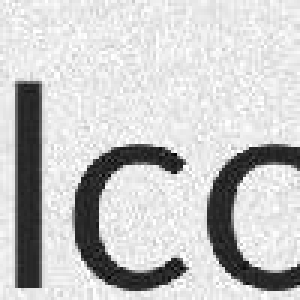
#> input picture Dataset/Lato/Alcoa_70.jpg, 100 x 100 px, given as the content of the folder font_patch/, which was not available (shown 3 times larger)
$ jupyter execute --allow-errors 'Font_Rec(DeepFont).ipynb'   (shell and % lines are left out)   (older library calls are emulated)   (text cells are left out)
#> lines starting #> are read from the running program, lines starting #| are printed output that depends on the picture; pictures that were not available may be replaced by others from this repository, and a replacement may not be noted
[cell 1]
from matplotlib.pyplot import imshow
import matplotlib.cm as cm
import matplotlib.pylab as plt
from keras.preprocessing.image import ImageDataGenerator
import numpy as np
import PIL
from PIL import ImageFilter
import cv2
import itertools
import random
import keras
import imutils
from imutils import paths
import os
from keras import optimizers
from keras.preprocessing.image import img_to_array
from sklearn.model_selection import train_test_split
from tensorflow.keras.utils import to_categorical
from keras import callbacks
from keras.models import Sequential
from tensorflow.keras.layers import BatchNormalization
from keras.layers import Dense, Dropout, Flatten
from keras.layers import Conv2D, MaxPooling2D , UpSampling2D ,Conv2DTranspose
from keras import backend as K

[cell 2]
def pil_image(img_path):
    pil_im =PIL.Image.open(img_path).convert('L')
    pil_im=pil_im.resize((105,105))
    #imshow(np.asarray(pil_im))
    return pil_im

[cell 3]
# [11 lines left out: function noise_image, not called in this run]

[cell 4]
# [6 lines left out: function blur_image, not called in this run]

[cell 5]
# [15 lines left out: function affine_rotation, not called in this run]

[cell 6]
# [5 lines left out: function gradient_fill, not called in this run]

[cell 7]
data_path = "font_patch/"
data=[]
labels=[]
imagePaths = sorted(list(paths.list_images(data_path)))
random.seed(42)
random.shuffle(imagePaths)

[cell 8]
def conv_label(label):
    if label == 'font_patch/Lato':
        return 0
    elif label == 'font_patch/Raleway':
        return 1
    elif label == 'font_patch/Roboto':
        return 2
    elif label == 'font_patch/Sansation':
        return 3
    elif label == 'font_patch/Walkway':
        return 4

[cell 9]
augument=["blur","noise","affine","gradient"]
a=itertools.combinations(augument, 4)

for i in list(a):
    print(list(i))

[cell 10]
counter=0
#> (the rest of this cell did not finish here and is left out)

    pil_img = pil_image(imagePath)
#> in pil_image, `pil_im=pil_im.resize((105,105))`:
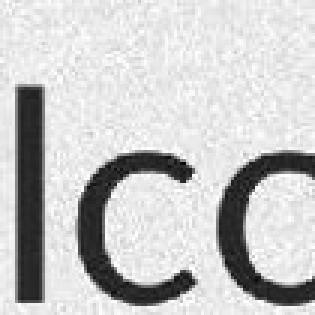
#> pil_im: PIL image 105x105 L (shown 3 times larger); min 5, max 255, mean 198.5
    #imshow(pil_img)

    # Adding original image
    org_img = img_to_array(pil_img)
    #print(org_img.shape)
    data.append(org_img)
    labels.append(label)

    augument=["noise","blur","affine","gradient"]
    for l in range(0,len(augument)):

        a=itertools.combinations(augument, l+1)

        for i in list(a):
            combinations=list(i)
            print(len(combinations))
            temp_img = pil_img
            for j in combinations:

                if j == 'noise':
                    # Adding Noise image
                    temp_img = noise_image(temp_img)

                elif j == 'blur':
                    # Adding Blur image
                    temp_img = blur_image(temp_img)
                    #imshow(blur_img)


                elif j == 'affine':
                    open_cv_affine = np.array(pil_img)
                    # Adding affine rotation image
                    temp_img = affine_rotation(open_cv_affine)

                elif j == 'gradient':
                    open_cv_gradient = np.array(pil_img)
                    # Adding gradient image
                    temp_img = gradient_fill(open_cv_gradient)

            temp_img = img_to_array(temp_img)
            data.append(temp_img)
            labels.append(label)

[cell 11]
data = np.asarray(data, dtype="float") / 255.0
labels = np.array(labels)
print("Success")
# partition the data into training and testing splits using 75% of
# the data for training and the remaining 25% for testing
#> (the rest of this cell did not finish here and is left out)

#> (a cell that did not finish here is left out)

#> (a cell that did not finish here is left out)

[cell 14]
K.set_image_data_format('channels_last')
#> (this line was passed over: keras is not available in this run)

#> (a cell that did not finish here is left out)

[cell 16]
import tensorflow as tf
batch_size = 128
epochs = 50
#> (the rest of this cell did not finish here and is left out)

#> (a cell that did not finish here is left out)

#> (a cell that did not finish here is left out)

#> (a cell that did not finish here is left out)

[cell 20]
from keras.models import load_model
#> (the rest of this cell did not finish here and is left out)

#> (a cell that did not finish here is left out)

[cell 22]
def blur_img(pil_im):
    #Adding Blur to image
    blur_img = pil_im.filter(ImageFilter.GaussianBlur(radius=3)) # ouput
    #imshow(blur_img)
    blur_img=blur_img.resize((105,105))
    return blur_img

img_path="sample/roboto.jpg"
pil_im =PIL.Image.open(img_path).convert('L')
pil_im=blur_img(pil_im)
#> in blur_img, `blur_img = pil_im.filter(ImageFilter.GaussianBlur(radius=3))`:
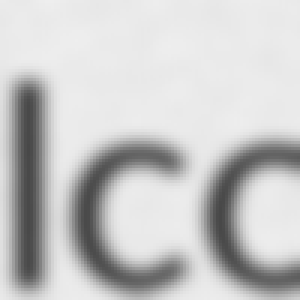
#> blur_img: PIL image 100x100 L (shown 3 times larger); min 72, max 238, mean 198.6
#> (the rest of this cell did not finish here and is left out)

$ run again, on Dataset/Lato/abstriction_43.jpg
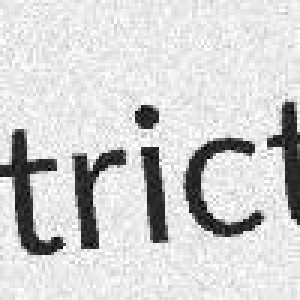
#> input picture Dataset/Lato/abstriction_43.jpg, 100 x 100 px, given as the content of the folder font_patch/, which was not available (shown 3 times larger)
#> in pil_image, `pil_im=pil_im.resize((105,105))`:
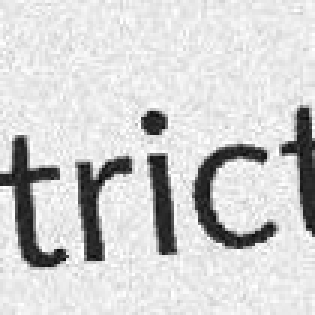
#> pil_im: PIL image 105x105 L (shown 3 times larger); min 4, max 255, mean 209.1
#> in blur_img, `blur_img = pil_im.filter(ImageFilter.GaussianBlur(radius=3))`:
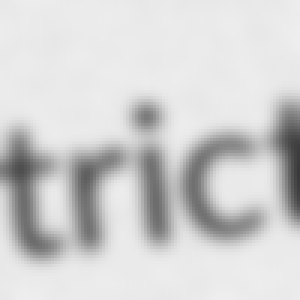
#> blur_img: PIL image 100x100 L (shown 3 times larger); min 58, max 239, mean 209.1

$ run again, on Dataset/Lato/alkalin_35.jpg
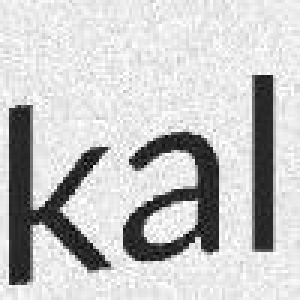
#> input picture Dataset/Lato/alkalin_35.jpg, 100 x 100 px, given as the content of the folder font_patch/, which was not available (shown 3 times larger)
#> in pil_image, `pil_im=pil_im.resize((105,105))`:
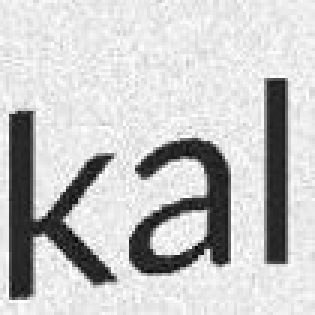
#> pil_im: PIL image 105x105 L (shown 3 times larger); min 0, max 255, mean 197.9
#> in blur_img, `blur_img = pil_im.filter(ImageFilter.GaussianBlur(radius=3))`:
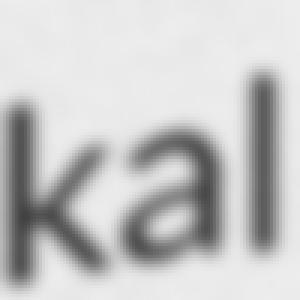
#> blur_img: PIL image 100x100 L (shown 3 times larger); min 66, max 237, mean 198.1

$ run again, on Dataset/Lato/andrewsite_18.jpg
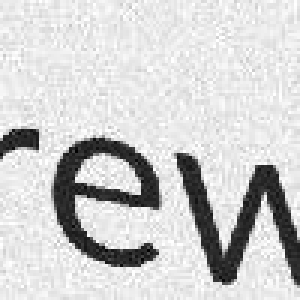
#> input picture Dataset/Lato/andrewsite_18.jpg, 100 x 100 px, given as the content of the folder font_patch/, which was not available (shown 3 times larger)
#> in pil_image, `pil_im=pil_im.resize((105,105))`:
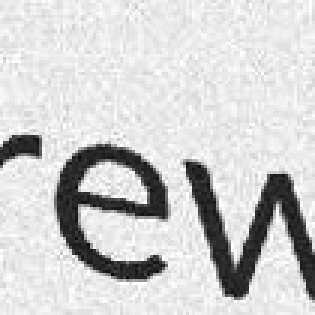
#> pil_im: PIL image 105x105 L (shown 3 times larger); min 6, max 255, mean 206.3
#> in blur_img, `blur_img = pil_im.filter(ImageFilter.GaussianBlur(radius=3))`:
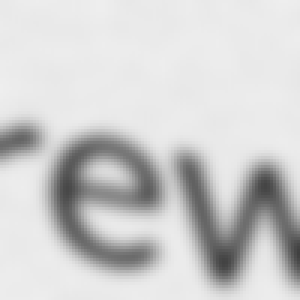
#> blur_img: PIL image 100x100 L (shown 3 times larger); min 64, max 238, mean 206.3
